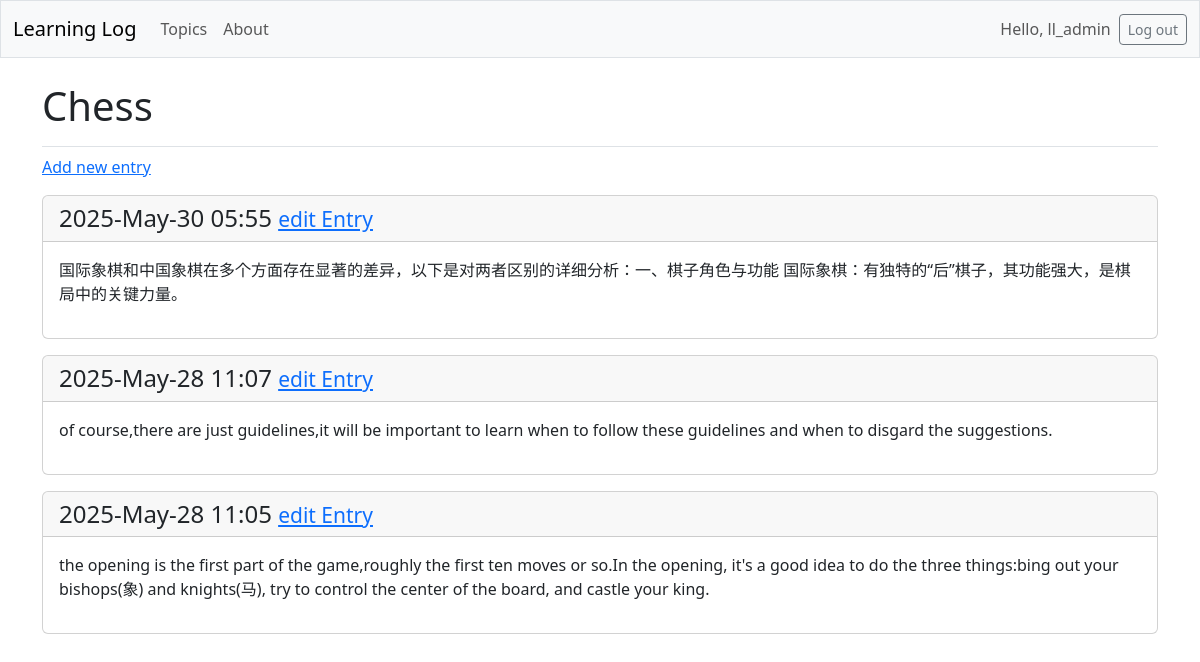
Page /topics/1 (signed in) on the earlier database version.
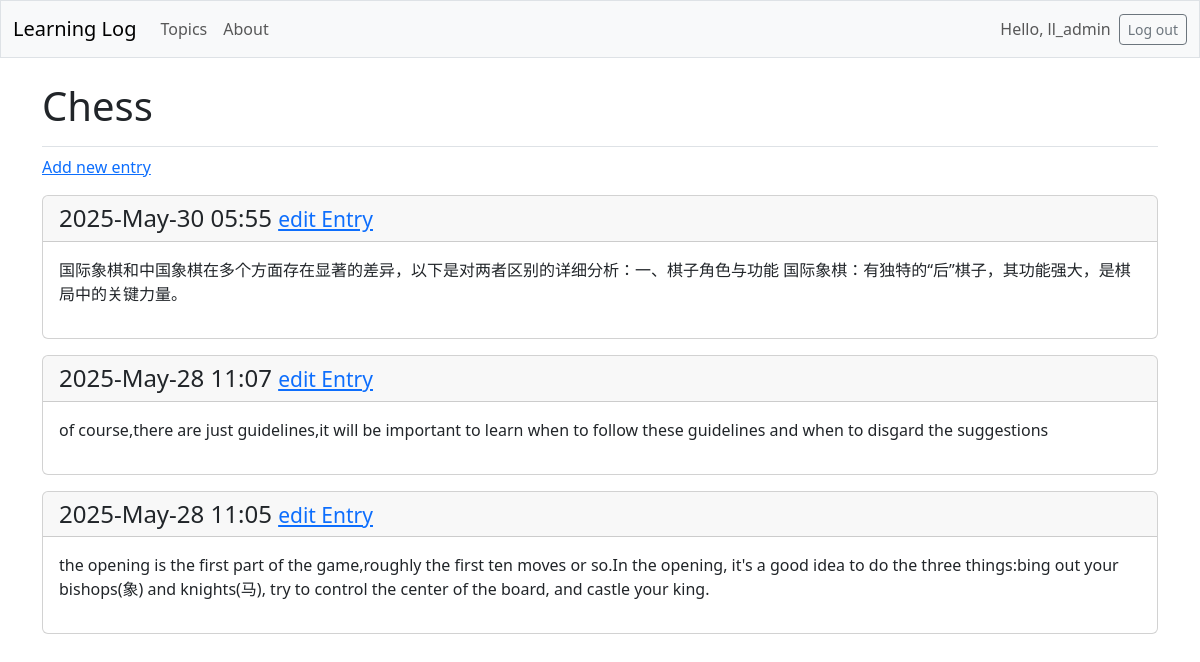
Same page on the later database version.
### learning_logs/models.py (models this page shows, shortened)
class Entry(models.Model):
    topic = models.ForeignKey(Topic, on_delete=models.CASCADE)
    text = models.TextField()
    date_added = models.DateTimeField(auto_now_add=True)
    class Meta:
        verbose_name_plural = 'entries'

### learning_logs/views.py (the view)
# urls.py: path('topics/<int:topic_id>', views.topic, name='topic'),
@login_required
def topic(request, topic_id):
    topic = Topic.objects.get(id=topic_id)
    '''确认该topic属于当前用户'''
    if topic.owner != request.user:
        raise Http404
    entries = topic.entry_set.order_by('-date_added')
    context = {'topic':topic, 'entries':entries}
    return render(request, 'learning_logs/topic.html', context)

### learning_logs/templates/learning_logs/topic.html
{% extends 'learning_logs/base_bs.html' %}
{% block page_header%}
<h1>{{topic.text}}</h1>
{% endblock page_header%}
{% block content %}
    <p>
        <a href="{% url 'learning_logs:new_entry' topic.id %}">Add new entry</a>
    </p>
    {%for entry in entries%}
        <div class="card mb-3">
            <h4 class="card-header">
                {{entry.date_added|date:'Y-M-d H:i'}}
                <small>
                    <a href="{%url 'learning_logs:edit_entry' entry.id%}">edit Entry</a>
                </small>
            </h4>
            <div class="card-body">{{entry.text|linebreaks}}</div>
        </div>
    {%empty%}
        <p>There are no entries for this topic yet.</p>
    {%endfor%}
{% endblock content %}

Differences in the rows shown:
changed Entry: text "of course,there are just guidelines,it will be important to learn when to follow these guidelines and when to disgard the suggestions." → "of course,there are just guidelines,it will be important to learn when to follow these guidelines and when to disgard the suggestions"
